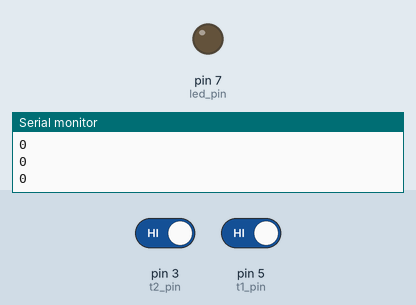
Recording of a sketch running on a simulated Arduino Uno, built with avr-gcc and run on an emulated ATmega328P. Parts: output pins drawn as LEDs (lit = HIGH), the last lines printed to the serial monitor. The test bench sets the inputs (shaded band); at power-on: pin 3 (t2_pin) HIGH, pin 5 (t1_pin) HIGH.

Above: at 1.2 s.
1.3 s: pin 3 (t2_pin) driven LOW
At 1.8 s:
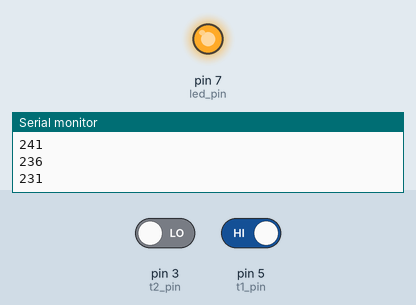
4.3 s: pin 3 (t2_pin) driven HIGH
5.8 s: pin 5 (t1_pin) driven LOW
At 9.2 s:
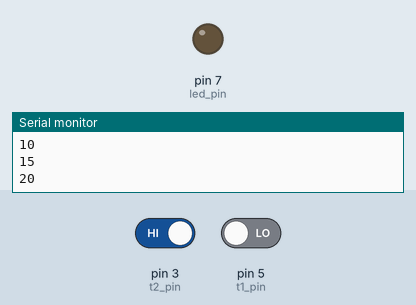
Timing chart, 0 to 14.8 s (numbered marks = the images above; inputs shaded):
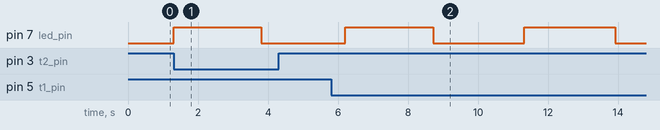

The sketch:

aufgabe_1-5a.ino
```cpp
const int led_pin = 7;
const int t1_pin = 5;
const int t2_pin = 3;

uint8_t brightness = 0;

void setup() {
  // put your setup code here, to run once:
  pinMode(led_pin, OUTPUT);
  pinMode(t1_pin, INPUT);
  pinMode(t2_pin, INPUT);
  Serial.begin(9600);

}

void loop() {
  // put your main code here, to run repeatedly:
  if (digitalRead(t1_pin) == LOW)
  {
    brightness = brightness + 5;
  }

  if (digitalRead(t2_pin) == LOW)
  {
    brightness = brightness - 5;
  }

  analogWrite(led_pin, brightness);
  Serial.println(brightness);

  delay(100);

}
```

Measured:
- after the input at 1.3 s, pin 7 (led_pin): LOW → HIGH at once, → LOW 2.5 s later
- after the input at 5.8 s, pin 7 (led_pin): alternates HIGH for 2.6 s and LOW for 2.6 s, starting after 0.41 s
